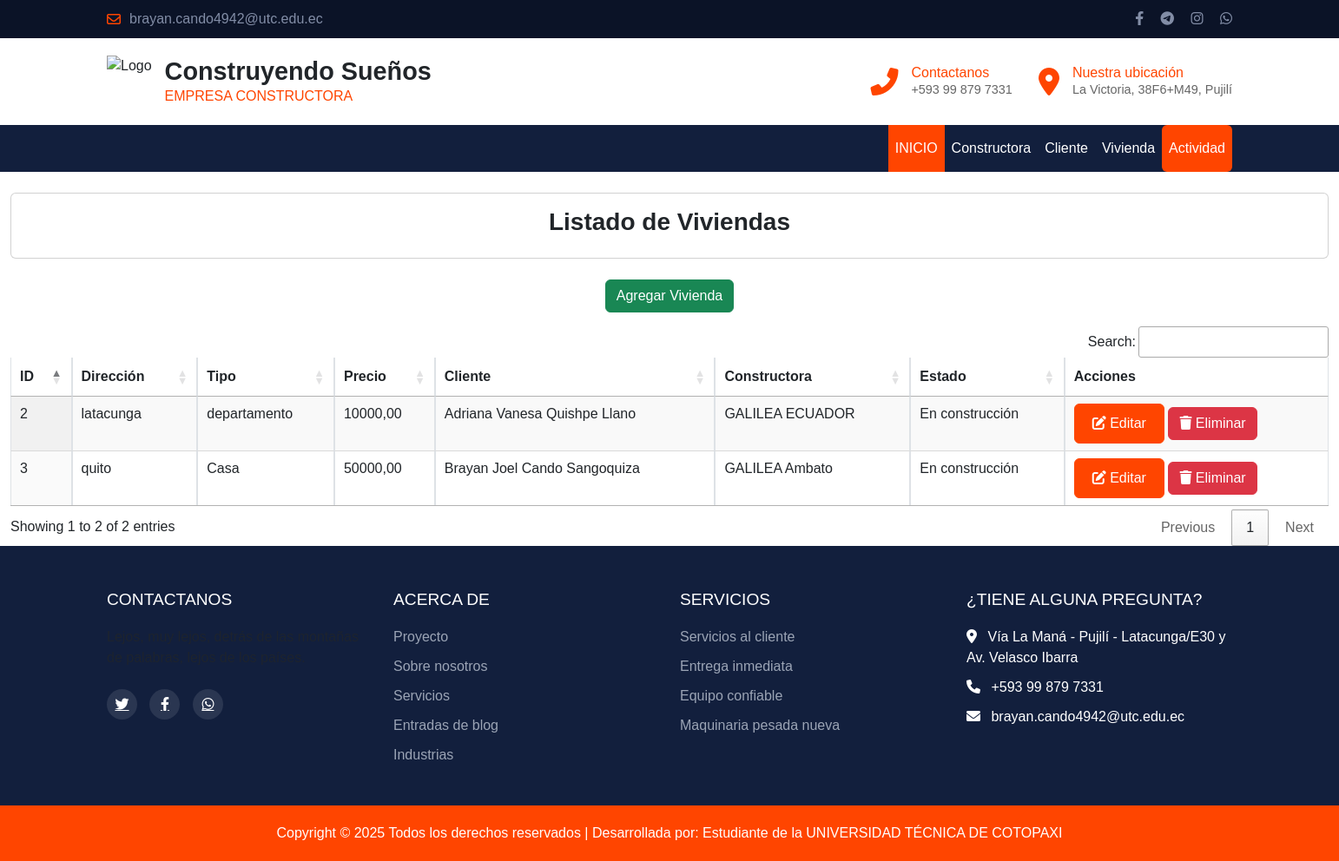
The app's page /viviendas/ with its own data.
### Aplicaciones/Planificacion/models.py (models this page shows, shortened)
class Vivienda(models.Model):
    direccion = models.TextField()
    tipo = models.CharField(max_length=100)  # Ejemplo: "Casa", "Departamento"
    metros_cuadrados = models.FloatField()
    precio = models.DecimalField(max_digits=10, decimal_places=2)
    cliente = models.ForeignKey(Cliente, on_delete=models.SET_NULL, null=True, blank=True)
    constructora = models.ForeignKey(Constructora, on_delete=models.CASCADE)
    estado = models.CharField(max_length=50, choices=[("En construcción", "En construcción"), ("Terminada", "Terminada")])

class Cliente(models.Model):
    nombre = models.CharField(max_length=255)
    direccion = models.TextField()
    telefono = models.CharField(max_length=20)
    email = models.EmailField(unique=True)

class Constructora(models.Model):
    nombre = models.CharField(max_length=255)
    direccion = models.TextField()
    telefono = models.CharField(max_length=20)
    email = models.EmailField(unique=True)

### Aplicaciones/Planificacion/views.py (the view)
# urls.py: path('viviendas/', views.listadoViviendas, name='listadoViviendas'),
def listadoViviendas(request):
    viviendas = Vivienda.objects.all()
    return render(request, 'Vivienda/listadoViviendas.html', {'viviendas': viviendas})

### Aplicaciones/Planificacion/templates/Vivienda/listadoViviendas.html (shortened to what this page needs)
{% extends "plantilla.html" %}
{% block body %}
<link rel="stylesheet" type="text/css" href="https://cdn.datatables.net/1.13.7/css/jquery.dataTables.min.css">
<link rel="stylesheet" type="text/css" href="https://cdn.datatables.net/buttons/2.4.2/css/buttons.dataTables.min.css">
<div class="container-fluid">
    <br>
    <div class="card">
        <div class="card-body">
            <h3 class="card-title text-center"><b>Listado de Viviendas</b></h3>
        </div>
    </div>
    <br>
    <div class="text-center mb-3">
        <a href="{% url 'nuevaVivienda' %}" class="btn btn-success">Agregar Vivienda</a>
    </div>
    <div class="table-responsive">
        <table id="tbl-viviendas" class="table table-striped table-bordered display">
            <thead>
                <tr>
                    <th>ID</th>
                    <th>Dirección</th>
                    <th>Tipo</th>
                    <th>Precio</th>
                    <th>Cliente</th>
                    <th>Constructora</th>
                    <th>Estado</th>
                    <th>Acciones</th>
                </tr>
            </thead>
            <tbody>
                {% for vivienda in viviendas %}
                <tr>
                    <td>{{ vivienda.id }}</td>
                    <td>{{ vivienda.direccion }}</td>
                    <td>{{ vivienda.tipo }}</td>
                    <td>{{ vivienda.precio }}</td>
                    <td>{{ vivienda.cliente.nombre }}</td>
                    <td>{{ vivienda.constructora.nombre }}</td>
                    <td>{{ vivienda.estado }}</td>
                    <td>
                        <a href="{% url 'editarVivienda' vivienda.id %}" class="btn btn-primary">
                            <i class="fas fa-edit"></i> Editar
                        </a>
                        <a href="{% url 'eliminarVivienda' vivienda.id %}" class="btn btn-danger" onclick="return confirm('¿Está seguro de eliminar esta vivienda?');">
                            <i class="fas fa-trash"></i> Eliminar
                        </a>
                    </td>
                </tr>
                {% endfor %}
            </tbody>
        </table>
    </div>
</div>
{% endblock %}

### Aplicaciones/Planificacion/templates/plantilla.html (style rules this page uses)
body, html { margin: 0; padding: 0; font-family: 'Arial', sans-serif; min-height: 100vh; display: flex; flex-direction: column; }
.btn-primary { background-color: #ff4500; border-color: #ff4500; padding: 10px 20px; }

### records on screen
Vivienda: id "2", direccion "latacunga", tipo "departamento", precio "10000,00", cliente.nombre "Adriana Vanesa Quishpe Llano", constructora.nombre "GALILEA ECUADOR", estado "En construcción"
Vivienda: id "3", direccion "quito", tipo "Casa", precio "50000,00", cliente.nombre "Brayan Joel Cando Sangoquiza", constructora.nombre "GALILEA Ambato", estado "En construcción"
